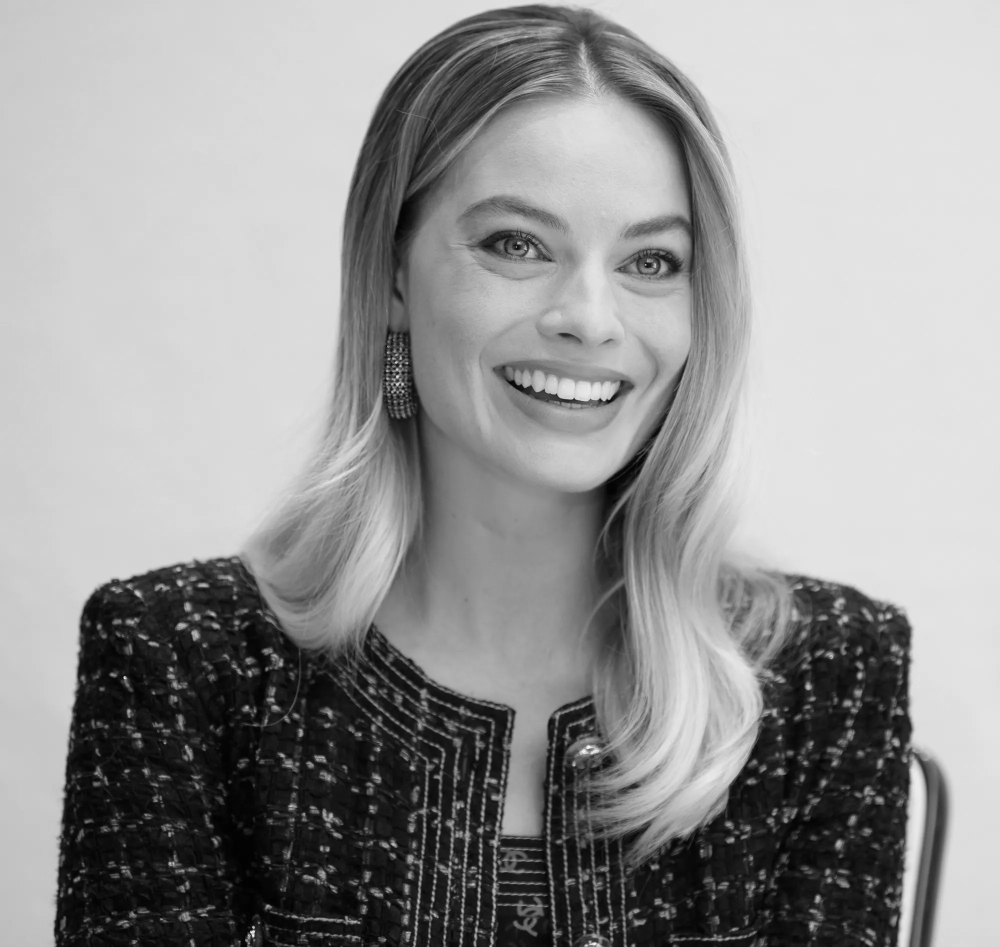
#> input picture Q-1/margot_golden_gray.jpg, 2000 x 1894 px, found by its file name (shown at 1/2 size)
$ jupyter execute Q-1.ipynb
#> lines starting #> are read from the running program, lines starting #| are printed output that depends on the picture
[cell 1]
import cv2 as cv
import numpy as np
import matplotlib.pyplot as plt

im1 = cv.imread('D:/Images/margot_golden_gray.jpg')
#> im1 is the input picture: shape (1894, 2000, 3); min 0, max 255, mean 149
assert im1 is not None

t = np.zeros(256,dtype=np.uint8)
t[0:221] = np.array([int(x*200/255) for x in range(221)])
t[221:256] = np.array([int(x*200/255+40) for x in range(221,256)])
im2 = t[im1]
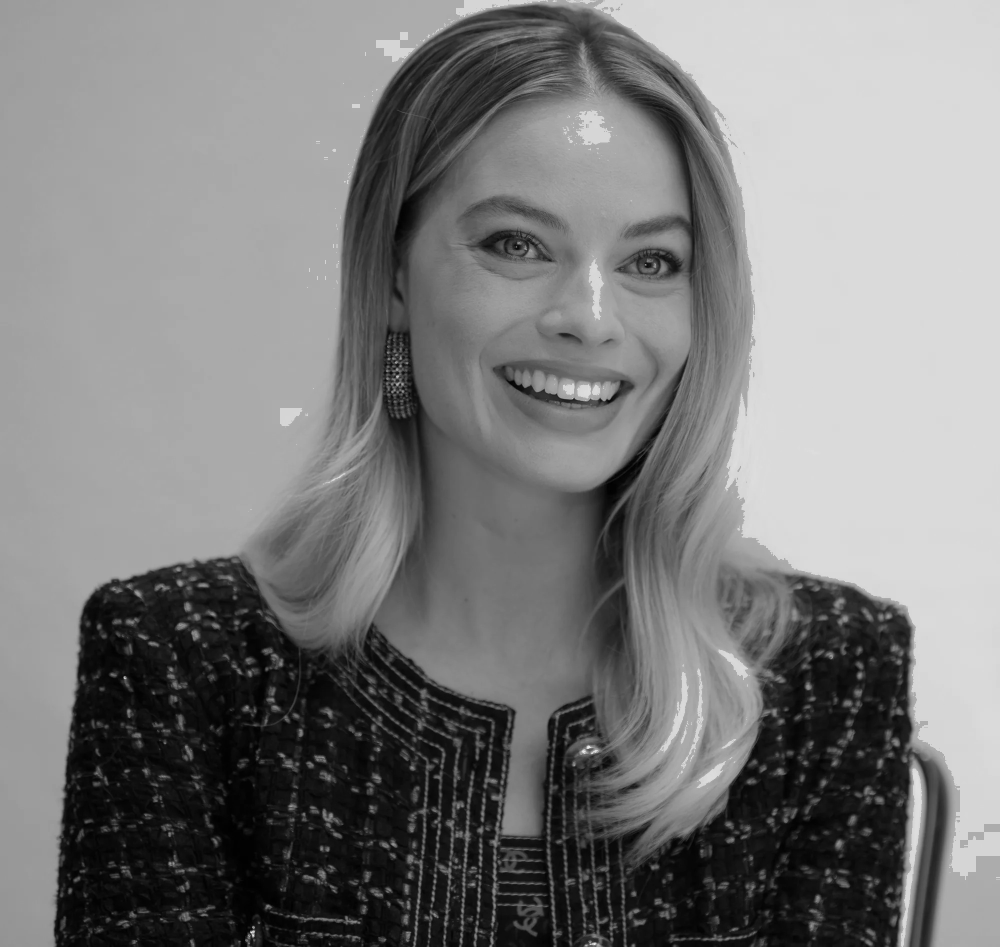
#> im2: shape (1894, 2000, 3) (shown at 1/2 size); min 0, max 240, mean 124.1

fig,ax = plt.subplots(1,3, figsize = (15,5))
ax[0].imshow(im1,vmin=0,vmax=255,cmap='gray')
ax[0].set_title('Original Image')

ax[1].imshow(im2,vmin=0,vmax=255,cmap='gray')
ax[1].set_title('Intensity Transformed')
ax[2].plot(t, color='blue')
ax[2].set_title('(a) Intensity Transformation')
ax[2].set_xlabel('Input Intensity')
ax[2].set_ylabel('Output Intensity')
plt.tight_layout()
plt.show()
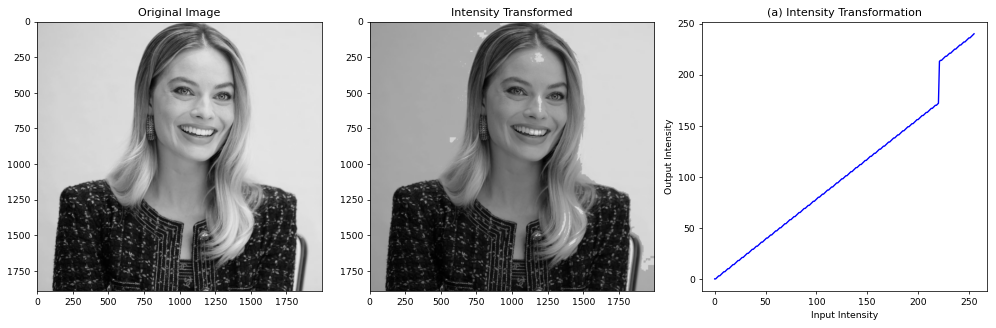
#> figure drawn by matplotlib, 3 panels; panel 3: curve peaks at x = 255, y = 240
